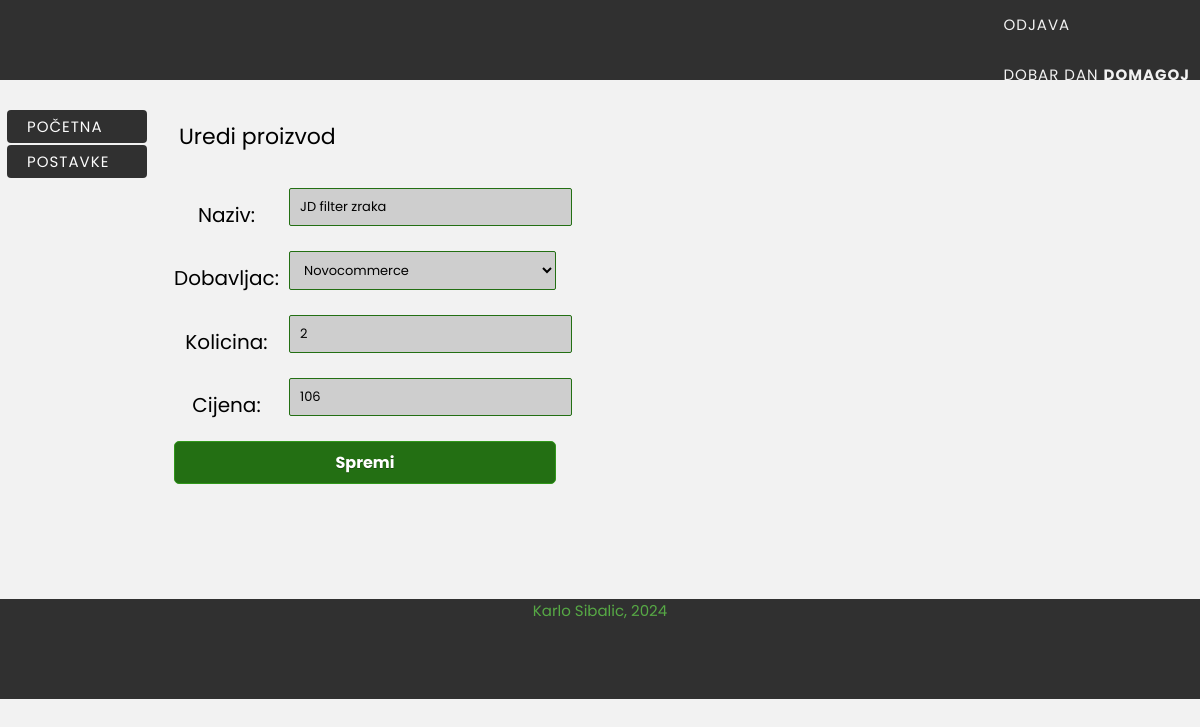
Screenshot of /editlist.php?name=product&id=101 (signed in) with the database file from the repository.
### tables this page shows
CREATE TABLE IF NOT EXISTS `product` (
`product_id` int(11) NOT NULL,
  `supplier_id` int(6) NOT NULL,
  `product_name` varchar(50) NOT NULL,
  `quantity` int(11) NOT NULL DEFAULT '0',
  `market_price` int(7) NOT NULL
);

### editlist.php (the view, shortened to what this page needs)
<?php
require_once("include/header.php");
$connect = mysqli_connect(DB_SERVER, DB_USER, DB_PASSWORD, DB_NAME);
?>
<div id="body">
    <?php include_once("include/left_content.php"); ?>
    <div class="rcontent">
        <?php
        if(!strcmp(strtolower($_GET['name']),"product") && isset($_GET['success'])){
            $result = mysqli_query($connect, "UPDATE product SET product_name='{$_POST['product_name']}', supplier_id={$_POST['supplier']}, quantity={$_POST['quantity']}, market_price={$_POST['mprice']} WHERE product_id='{$_POST['product_id']}'");
            if(!$result){
                echo "Promjena NIJE uspjela! ".mysqli_error($connect);
            } else {
                echo "<h1><span>Promjena je uspjela!</span></h1>";
            }
        } else {
            if(isset($_GET['name']) && isset($_GET['id'])){
                if(!strcmp(strtolower($_GET['name']),"product")){
                    echo "<h1><span>Uredi proizvod</span></h1>";
                    echo "<div id='data'>";
                    $plist = mysqli_query($connect, "SELECT * FROM product WHERE product_id='{$_GET['id']}'");
                    $plist = mysqli_fetch_array($plist);
                    echo "<form method='post' action='editlist.php?name=product&success=1'>
                            <table>
                                <tr><td style='padding:5px'>Naziv: </td><td><input name='product_name' type='text' value='{$plist['product_name']}' /></td></tr>
                                <input type='hidden' name='product_id' value='{$plist['product_id']}' />";
                    echo        "</select>
                                </td></tr>
                                <tr><td style='padding:5px'>Dobavljac: </td>
                                <td><select name='supplier'>";
                    $supplier_set = mysqli_query($connect, "SELECT sid, sdealer FROM supplier");
                    while($row = mysqli_fetch_array($supplier_set)){
                        if($row['sid'] == $plist['supplier_id']) {
                            echo "<option value='{$row['sid']}' selected='selected'>{$row['sdealer']}</option>";
                        } else {
                            echo "<option value='{$row['sid']}'>{$row['sdealer']}</option>";
                        }
                    }
                    echo        "</select></td></tr>
                                <tr><td style='padding:5px'>Kolicina: </td><td><input name='quantity' type='text' value='{$plist['quantity']}' /></td></tr>
                                <tr><td style='padding:5px'>Cijena: </td><td><input name='mprice' type='text' value='{$plist['market_price']}' /></td></tr>
                                <tr><td style='padding:5px' colspan='2'><input type='submit' value='Spremi' /></td></tr>
                            </table></form>";
                    echo "</div>";
                }
            }
        }
        ?>
    </div>
</div>
<?php
require_once("include/footer.php");
?>

### css/outline.css (style rules this page uses)
html * { font-family: 'Poppins', sans-serif; }
body { margin-left:auto; margin-right:auto; background-color: #f2f2f2; background-repeat: repeat, no-repeat; background-position: center center; background-attachment: fixed; -webkit-background-size: auto, cover; -moz-background-size: auto, cover; -o-background-size: auto, cover; background-size: auto, cover; color: #000; font-family: 'Josefin Slab', Arial, sans-serif; font-size: 20px; }
h1 { margin:0px; padding:20px; font-size:42px; color:#000; text-align:left; font-weight:400; }
h1 span { font-size:22px; color:#000; padding-top:10px; }
.rcontent { position:relative; width:84%; margin:0px 5px; float:left; overflow:auto; padding-bottom:100px; }
#data { padding:10px; }
#itemList th,td { padding:5px; text-align:center; }

### css/menu.css (style rules this page uses)
html * { font-family: 'Poppins', sans-serif; }

### rows the page displays
product: product_name "JD filter zraka", quantity "2", mprice "106"

### other values shown
$_SESSION['username'] "DOMAGOJ"
form field supplier "Novocommerce"
